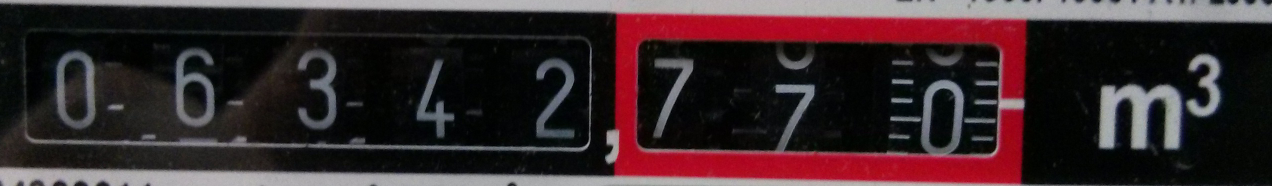
//> input picture src/build/tests/06342770.jpg, 2544 x 372 px (shown at 1/2 size)
$ ./testmatch ../src/build/tests/06342770.jpg ../src/build/tests/06342773.jpg   (built with g++ and OpenCV 4)
//> lines starting //> are read from the running program, lines starting //| are printed output that depends on the picture
#include <stdio.h>
#include <stdlib.h>
#include <iostream>
#include <map>
#include <fstream>
#include <string>
#include "opencv2/core/core.hpp"
#include "opencv2/features2d/features2d.hpp"
#include "opencv2/highgui/highgui.hpp"
#include "opencv2/calib3d/calib3d.hpp"
#include "opencv2/nonfree/nonfree.hpp"

using namespace cv;

void readme();

/** @function main */
int main( int argc, char** argv )
{
  if( argc != 3 )
  { readme(); return -1; }

  Mat img_object = imread( argv[1], CV_LOAD_IMAGE_GRAYSCALE );
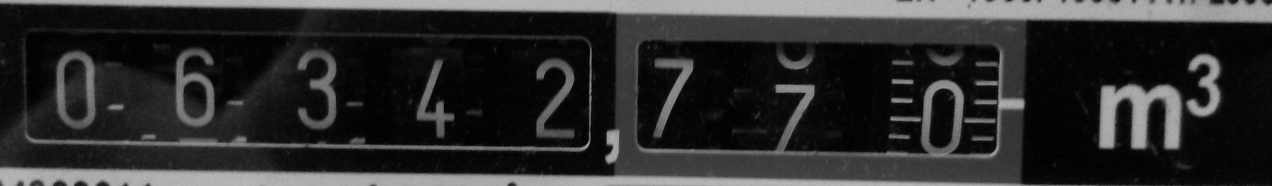
//> img_object: 372 rows x 2544 cols, CV_8UC1 (shown at 1/2 size); min 0, max 189, mean 45.5
  Mat img_scene = imread( argv[2], CV_LOAD_IMAGE_GRAYSCALE );
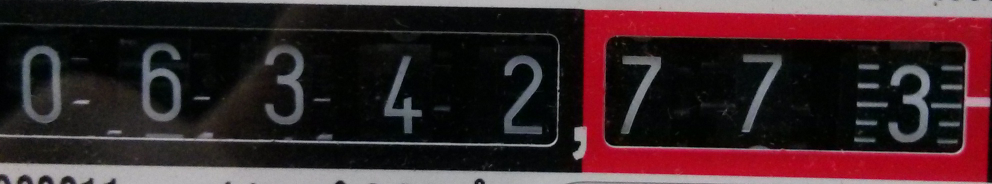
//> input picture src/build/tests/06342773.jpg, 1984 x 368 px (shown at 1/2 size)
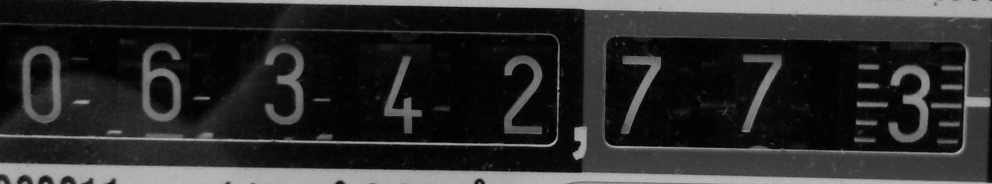
//> img_scene: 368 rows x 1984 cols, CV_8UC1 (shown at 1/2 size); min 0, max 195, mean 44.5

  if( !img_object.data || !img_scene.data )
  { std::cout<< " --(!) Error reading images " << std::endl; return -1; }

  //-- Step 1: Detect the keypoints using SURF Detector
  int minHessian = 400;

//> (the run ends here: the program needs code that is not available in this run, at `SurfFeatureDetector detector( minHessian );`)
